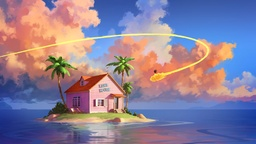
#> input picture Canny/Images/casa.jpg, 256 x 144 px, shrunk from 3840 x 2160 before the run
$ python secuencial.py
#> lines starting #> are read from the running program, lines starting #| are printed output that depends on the picture
import cv2
import time
import csv
import os
from datetime import datetime


def exp_manual(x):
    """
    Calcula e^x manualmente usando la serie de Taylor.
    e^x = 1 + x + x²/2! + x³/3! + x⁴/4! + ...

    Args:
        x: Exponente

    Returns:
        float: e^x
    """
    resultado = 1.0
    termino = 1.0

    # Usar suficientes términos para buena precisión
    for n in range(1, 50):
        termino *= x / n
        resultado += termino

        # Si el término es muy pequeño, podemos parar
        if abs(termino) < 1e-15:
            break

    return resultado


def sqrt_manual(x):
    """
    Calcula raíz cuadrada manualmente usando el método de Newton.

    Args:
        x: Número del cual calcular la raíz

    Returns:
        float: sqrt(x)
    """
    if x < 0:
        return 0
    if x == 0:
        return 0

    # Aproximación inicial
    aproximacion = x / 2.0

    # Método de Newton: x_n+1 = (x_n + S/x_n) / 2
    for _ in range(20):
        if aproximacion == 0:
            break
        nueva = (aproximacion + x / aproximacion) / 2.0
        if abs(nueva - aproximacion) < 1e-10:
            break
        aproximacion = nueva

    return aproximacion


def atan2_manual(y, x):
    """
    Calcula atan2(y, x) manualmente usando aproximación de arcotangente.

    Args:
        y: Componente y
        x: Componente x

    Returns:
        float: ángulo en radianes
    """
    # Casos especiales
    if x == 0:
        if y > 0:
            return 3.14159265359 / 2.0  # π/2
        elif y < 0:
            return -3.14159265359 / 2.0  # -π/2
        else:
            return 0.0

    # Calcular arctan(y/x) usando serie de Taylor para valores pequeños
    # o aproximaciones para valores grandes
    if abs(x) > abs(y):
        # Usar atan(y/x)
        z = y / x
        atan = z - (z**3)/3 + (z**5)/5 - (z**7)/7 + (z**9)/9

        if x < 0:
            if y >= 0:
                return atan + 3.14159265359  # π
            else:
                return atan - 3.14159265359  # -π
        return atan
    else:
        # Usar π/2 - atan(x/y)
        z = x / y
        atan = z - (z**3)/3 + (z**5)/5 - (z**7)/7 + (z**9)/9

        if y > 0:
            return 3.14159265359 / 2.0 - atan
        else:
            return -3.14159265359 / 2.0 - atan


def generar_kernel_gaussiano(tamanio, sigma):
    """
    Genera un kernel gaussiano manualmente.

    Args:
        tamanio: tamanio del kernel (debe ser impar)
        sigma: Desviación estándar del filtro gaussiano

    Returns:
        list: Kernel gaussiano normalizado (lista de listas)
    """
    kernel = [[0.0 for _ in range(tamanio)] for _ in range(tamanio)]
    centro = tamanio // 2

    # Fórmula gaussiana: G(x,y) = (1/(2πσ²)) * e^(-(x²+y²)/(2σ²))
    suma_total = 0.0
    for y in range(tamanio):
        for x in range(tamanio):
            dx = x - centro
            dy = y - centro
            valor = exp_manual(-(dx*dx + dy*dy) / (2.0 * sigma * sigma))
            kernel[y][x] = valor
            suma_total += valor

    # Normalizar el kernel para que la suma sea 1
    for y in range(tamanio):
        for x in range(tamanio):
            kernel[y][x] /= suma_total

    return kernel


def convertir_a_grises(imagen):
    """
    Convierte imagen a escala de grises.

    Args:
        imagen: Imagen BGR de OpenCV (numpy array)

    Returns:
        list: Imagen en escala de grises (lista de listas)
    """
    altura, ancho = imagen.shape[:2]
    grises = [[0 for _ in range(ancho)] for _ in range(altura)]

    # Fórmula estándar para convertir a escala de grises
    for y in range(altura):
        for x in range(ancho):
            b, g, r = imagen[y, x]
            valor_gris = int(0.299 * r + 0.587 * g + 0.114 * b)
            grises[y][x] = valor_gris

    return grises


def aplicar_suavizado_gaussiano(imagen, kernel):
    """
    Aplica convolución gaussiana para suavizado (SECUENCIAL).

    Args:
        imagen: Imagen en escala de grises (lista de listas)
        kernel: Kernel de convolución (lista de listas)

    Returns:
        list: Imagen suavizada (lista de listas)
    """
    altura = len(imagen)
    ancho = len(imagen[0])
    tam_kernel = len(kernel)
    offset = tam_kernel // 2

    resultado = [[0 for _ in range(ancho)] for _ in range(altura)]

    for y in range(altura):
        for x in range(ancho):
            suma = 0.0

            for ky in range(tam_kernel):
                for kx in range(tam_kernel):
                    py = y + ky - offset
                    px = x + kx - offset

                    # Manejar bordes con extensión
                    if py < 0:
                        py = 0
                    if py >= altura:
                        py = altura - 1
                    if px < 0:
                        px = 0
                    if px >= ancho:
                        px = ancho - 1

                    suma += imagen[py][px] * kernel[ky][kx]

            # Asegurar que el valor esté en el rango válido [0, 255]
            valor = int(suma)
            if valor < 0:
                valor = 0
            elif valor > 255:
                valor = 255
            resultado[y][x] = valor

    return resultado


def calcular_gradientes_secuencial(imagen):
    """
    Calcula gradientes usando operadores Sobel (SECUENCIAL).

    Args:
        imagen: Imagen suavizada (lista de listas)

    Returns:
        tuple: (magnitud, direccion) - ambas como listas de listas
    """
    altura = len(imagen)
    ancho = len(imagen[0])

    magnitud = [[0.0 for _ in range(ancho)] for _ in range(altura)]
    direccion = [[0.0 for _ in range(ancho)] for _ in range(altura)]

    # Operadores Sobel
    sobel_x = [[-1, 0, 1], [-2, 0, 2], [-1, 0, 1]]
    sobel_y = [[-1, -2, -1], [0, 0, 0], [1, 2, 1]]

    for y in range(1, altura - 1):
        for x in range(1, ancho - 1):
            gx = 0.0
            gy = 0.0

            # Aplicar operadores Sobel
            for ky in range(3):
                for kx in range(3):
                    py = y + ky - 1
                    px = x + kx - 1
                    pixel = imagen[py][px]

                    gx += pixel * sobel_x[ky][kx]
                    gy += pixel * sobel_y[ky][kx]

            magnitud[y][x] = sqrt_manual(gx * gx + gy * gy)
            direccion[y][x] = atan2_manual(gy, gx)

    return magnitud, direccion


def supresion_no_maxima_secuencial(magnitud, direccion):
    """
    Supresión no-máxima (SECUENCIAL).

    Args:
        magnitud: Magnitud del gradiente (lista de listas)
        direccion: Dirección del gradiente (lista de listas)

    Returns:
        list: Imagen con supresión no-máxima aplicada
    """
    altura = len(magnitud)
    ancho = len(magnitud[0])

    resultado = [[0.0 for _ in range(ancho)] for _ in range(altura)]

    # Conversión de radianes a grados (π rad = 180°)
    PI = 3.14159265359

    for y in range(1, altura - 1):
        for x in range(1, ancho - 1):
            direccion_rad = direccion[y][x]
            mag = magnitud[y][x]

            # Convertir a grados
            angulo = direccion_rad * 180.0 / PI
            if angulo < 0:
                angulo += 180

            # Redondear dirección a uno de 4 ángulos
            if (angulo >= 0 and angulo < 22.5) or (angulo >= 157.5 and angulo <= 180):
                # 0 grados (horizontal)
                mag1 = magnitud[y][x - 1]
                mag2 = magnitud[y][x + 1]
            elif angulo >= 22.5 and angulo < 67.5:
                # 45 grados (diagonal /)
                mag1 = magnitud[y - 1][x + 1]
                mag2 = magnitud[y + 1][x - 1]
            elif angulo >= 67.5 and angulo < 112.5:
                # 90 grados (vertical)
                mag1 = magnitud[y - 1][x]
                mag2 = magnitud[y + 1][x]
            else:
                # 135 grados (diagonal \)
                mag1 = magnitud[y - 1][x - 1]
                mag2 = magnitud[y + 1][x + 1]

            # Suprimir si no es máximo local
            if mag >= mag1 and mag >= mag2:
                resultado[y][x] = mag
            else:
                resultado[y][x] = 0

    return resultado


def umbralizacion_histeresis_secuencial(magnitud, umbral_alto, umbral_bajo):
    """
    Umbralización con histéresis (SECUENCIAL).

    Args:
        magnitud: Magnitud después de supresión no-máxima (lista de listas)
        umbral_alto: Umbral alto
        umbral_bajo: Umbral bajo

    Returns:
        list: Imagen con bordes detectados
    """
    altura = len(magnitud)
    ancho = len(magnitud[0])

    resultado = [[0 for _ in range(ancho)] for _ in range(altura)]

    # Clasificar píxeles en bordes fuertes, débiles y no-bordes
    for y in range(altura):
        for x in range(ancho):
            if magnitud[y][x] >= umbral_alto:
                resultado[y][x] = 255  # Borde fuerte
            elif magnitud[y][x] >= umbral_bajo:
                resultado[y][x] = 128  # Borde débil
            else:
                resultado[y][x] = 0  # No es borde

    # Conectar bordes débiles con bordes fuertes (rastreo de bordes)
    cambio = True
    while cambio:
        cambio = False
        for y in range(1, altura - 1):
            for x in range(1, ancho - 1):
                if resultado[y][x] == 128:  # Si es borde débil
                    # Verificar si está conectado a un borde fuerte
                    conectado = False
                    for dy in range(-1, 2):
                        for dx in range(-1, 2):
                            if resultado[y + dy][x + dx] == 255:
                                conectado = True
                                break
                        if conectado:
                            break

                    if conectado:
                        resultado[y][x] = 255  # Promover a borde fuerte
                        cambio = True

    # Eliminar bordes débiles no conectados
    for y in range(altura):
        for x in range(ancho):
            if resultado[y][x] == 128:
                resultado[y][x] = 0

    return resultado


def aplicar_canny_secuencial(imagen_grises, tamanio_kernel=5, sigma=1.4):
    """
    Filtro Canny completo (SECUENCIAL).

    Args:
        imagen_grises: Imagen en escala de grises (lista de listas)
        tamanio_kernel: tamanio del kernel gaussiano
        sigma: Desviación estándar del kernel gaussiano

    Returns:
        list: Imagen con bordes detectados
    """
    print(f"  1) Generando kernel gaussiano {tamanio_kernel}x{tamanio_kernel}...")
    kernel_gaussiano = generar_kernel_gaussiano(tamanio_kernel, sigma)

    print("  2) Aplicando suavizado gaussiano...")
    suavizada = aplicar_suavizado_gaussiano(imagen_grises, kernel_gaussiano)

    print("  3) Calculando gradientes (Sobel)...")
    magnitud, direccion = calcular_gradientes_secuencial(suavizada)

    print("  4) Aplicando supresión no-máxima...")
    suprimida = supresion_no_maxima_secuencial(magnitud, direccion)

    print("  5) Calculando umbrales automáticos...")
    # Calcular máximo de magnitud
    max_magnitud = 0.0
    for y in range(len(suprimida)):
        for x in range(len(suprimida[0])):
            if suprimida[y][x] > max_magnitud:
                max_magnitud = suprimida[y][x]

    umbral_alto = max_magnitud * 0.15
    umbral_bajo = umbral_alto * 0.4

    print("  6) Aplicando umbralización con histéresis...")
    resultado = umbralizacion_histeresis_secuencial(suprimida, umbral_alto, umbral_bajo)

    return resultado


def main():
    try:
        # Configuración
        archivo_entrada = os.path.join("Images", "casa.jpg")
        archivo_resultados = os.path.join("Resultados", "canny_secuencial.csv")

        print("=== FILTRO CANNY DE DETECCIÓN DE BORDES (SECUENCIAL) ===")
        print(f"Leyendo imagen: {archivo_entrada}")

        # Verificar que el archivo existe
        if not os.path.exists(archivo_entrada):
            print(f"Error: No se encontró el archivo {archivo_entrada}")
            return

        # Leer la imagen
        imagen_original = cv2.imread(archivo_entrada)
#> imagen_original is the input picture: shape (144, 256, 3); mean B, G, R 151.2, 127.7, 142.5
        if imagen_original is None:
            print(f"Error: No se pudo leer la imagen {archivo_entrada}")
            return

        altura, ancho = imagen_original.shape[:2]
#> altura = 144; ancho = 256
        print(f"Dimensiones: {ancho}x{altura}")
#| Dimensiones: 256x144

        # Convertir a escala de grises (solo una vez)
        print("\n--- CONVERSIÓN A ESCALA DE GRISES ---")
        imagen_grises = convertir_a_grises(imagen_original)
#> after the loop in convertir_a_grises, `for y in range(altura):`: grises = 144 items
#> imagen_grises = 144 items
        print("Conversión completada.")

        # tamanios de kernel a probar: 1%, 3% y 5%
        porcentajes_kernel = [0.01, 0.03, 0.05]
        tamanio_minimo = min(ancho, altura)
#> tamanio_minimo = 144

        import numpy as np

        # Procesar con cada tamanio de kernel
        for idx, porcentaje_kernel in enumerate(porcentajes_kernel, 1):
            print(f"\n{'='*60}")
            print(f"PROCESAMIENTO {idx}/3 - KERNEL {int(porcentaje_kernel*100)}%")
            print(f"{'='*60}")

            # Calcular tamanio del kernel
            tamanio_kernel_float = tamanio_minimo * porcentaje_kernel
            tamanio_kernel = int(tamanio_kernel_float)
            if tamanio_kernel % 2 == 0:
                tamanio_kernel += 1
            if tamanio_kernel < 3:
                tamanio_kernel = 3

            sigma = tamanio_kernel / 6.0

            # Ejecutar filtro Canny secuencial
            print("\n--- PROCESAMIENTO SECUENCIAL ---")
            print("Aplicando filtro Canny...")
            print("Pasos: Suavizado → Gradientes → Supresión → Histéresis")

            tiempo_inicio = time.time()
            imagen_bordes = aplicar_canny_secuencial(imagen_grises, tamanio_kernel, sigma)
            tiempo_fin = time.time()

            tiempo_ms = int((tiempo_fin - tiempo_inicio) * 1000)
            print(f"\nTiempo de ejecución: {tiempo_ms} ms ({tiempo_ms / 1000:.2f} segundos)")

            # Convertir resultado a formato numpy para guardar con OpenCV
            resultado_np = np.array(imagen_bordes, dtype=np.uint8)

            # Crear directorio de salida si no existe
            archivo_salida = os.path.join("Salida", f"canny_secuencial_{int(porcentaje_kernel*100)}pct.jpg")
            os.makedirs(os.path.dirname(archivo_salida), exist_ok=True)
            cv2.imwrite(archivo_salida, resultado_np)
            print(f"Imagen con bordes detectados guardada: {archivo_salida}")

            # Guardar resultados en archivo CSV
            timestamp = datetime.now().strftime("%Y-%m-%d %H:%M:%S")
            os.makedirs(os.path.dirname(archivo_resultados), exist_ok=True)
            archivo_existe = os.path.exists(archivo_resultados)

            with open(archivo_resultados, 'a', newline='') as csvfile:
                writer = csv.writer(csvfile)
                if not archivo_existe:
                    writer.writerow(['Timestamp', 'Kernel_Percent', 'Kernel_Size', 'Time_ms', 'Method'])
                    archivo_existe = True
                writer.writerow([timestamp, int(porcentaje_kernel*100), tamanio_kernel, tiempo_ms, 'Secuencial'])
#> this loop made 3 passes
#> pass 1, in main, `resultado_np = np.array(imagen_bordes, dtype=np.uint8)`:
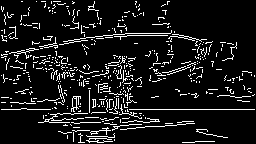
#> resultado_np: shape (144, 256); 9.8% white in thin lines or dots
#> pass 2, in main, `resultado_np = np.array(imagen_bordes, dtype=np.uint8)`:
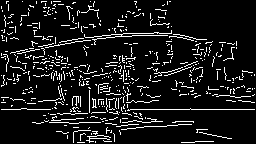
#> resultado_np: shape (144, 256); 9.9% white in thin lines or dots
#> pass 3, in main, `resultado_np = np.array(imagen_bordes, dtype=np.uint8)`:
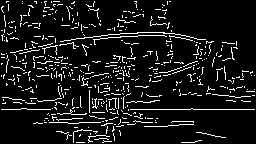
#> resultado_np: shape (144, 256); 9.2% white in thin lines or dots

        print(f"\n{'='*60}")
        print("=== RESUMEN COMPLETO ===")
        print(f"Procesamiento completado con 3 tamanios de kernel: 1%, 3%, 5%")
        print(f"Resultados guardados en: {archivo_resultados}")
#| Resultados guardados en: Resultados/canny_secuencial.csv
        print("\n¡Proceso completado exitosamente!")

    except Exception as e:
        print(f"Error al procesar la imagen: {e}")
        import traceback
        traceback.print_exc()


if __name__ == "__main__":
    main()
